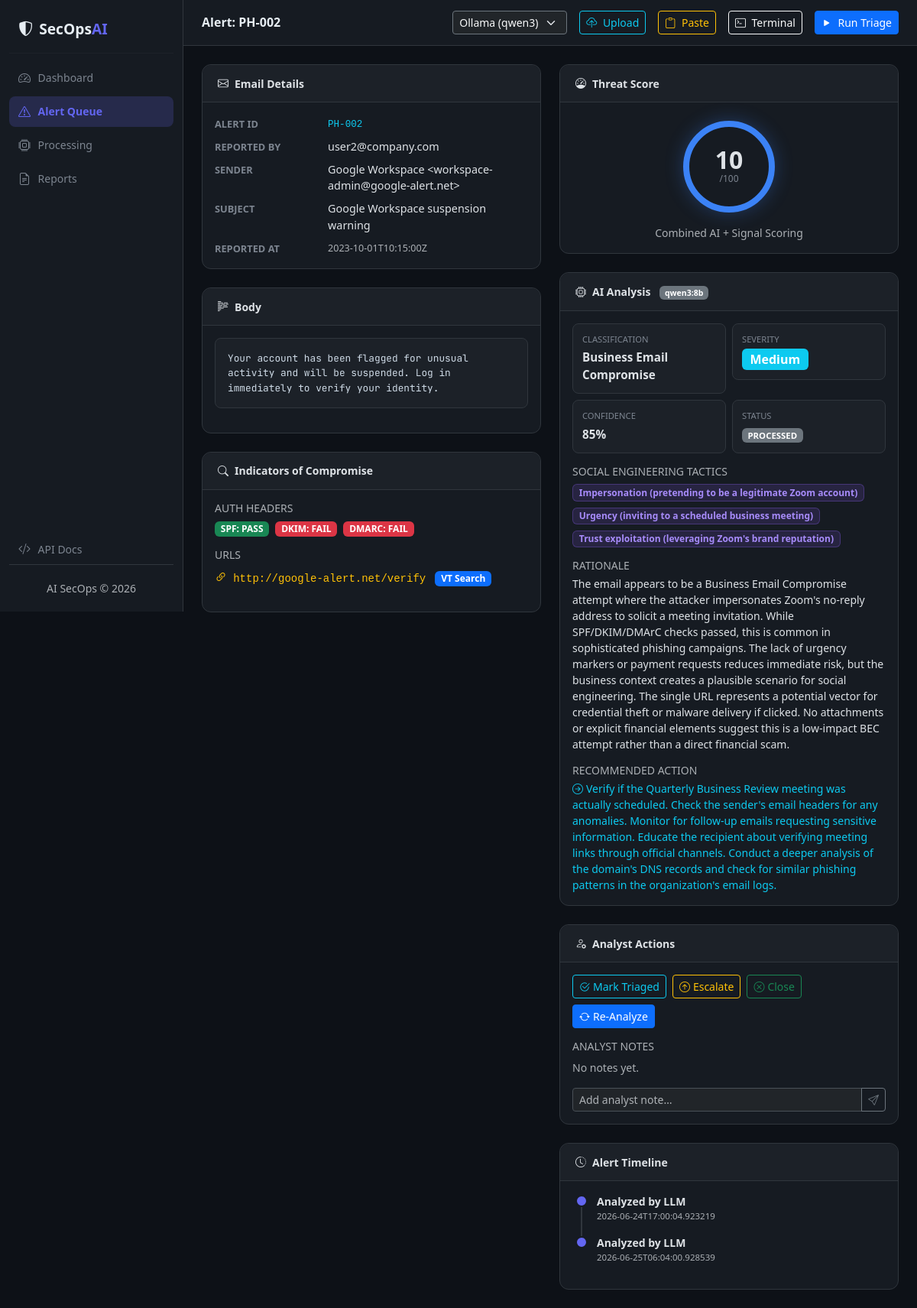
The page /alerts/PH-002 on the database its author committed.
### tables this page shows
CREATE TABLE alerts (
                    alert_id            TEXT PRIMARY KEY,
                    sender_email        TEXT,
                    sender_display_name TEXT,
                    subject             TEXT,
                    body_text           TEXT,
                    urls                TEXT,
                    attachments         TEXT,
                    spf                 TEXT,
                    dkim                TEXT,
                    dmarc               TEXT,
                    reported_by         TEXT,
                    reported_at         TEXT,
                    classification      TEXT,
                    severity            TEXT,
                    confidence          INTEGER,
                    threat_score        INTEGER,
                    status              TEXT DEFAULT 'NEW',
                    rationale           TEXT,
                    recommended_action  TEXT,
                    social_engineering_tactics TEXT,
                    processed_at        TEXT
                );

CREATE TABLE audit_log (
                    id          INTEGER PRIMARY KEY AUTOINCREMENT,
                    alert_id    TEXT,
                    action      TEXT,
                    note        TEXT,
                    timestamp   TEXT
                );

### app/routes/alerts.py (the view)
@router.get("/{alert_id}", name="alert_detail")
async def alert_detail(request: Request, alert_id: str):
    db    = request.app.state.db
    alert = db.get_alert(alert_id)
    if not alert:
        return request.app.state.templates.TemplateResponse("404.html", {"request": request}, status_code=404)
    _enrich(alert)
    audit = db.get_audit_log(alert_id)
    notes = db.get_notes(alert_id)
    return request.app.state.templates.TemplateResponse("alert_detail.html", {
        "request": request,
        "alert":   alert,
        "audit":   audit,
        "notes":   notes,
    })

### app/templates/alert_detail.html (shortened to what this page needs)
{% extends "base.html" %}
{% block page_title %}Alert: {{ alert.alert_id }}{% endblock %}
{% block content %}
<div class="row g-4">
  <div class="col-lg-6">
    <div class="card card-dark mb-4">
      <div class="card-header"><i class="bi bi-envelope me-2"></i>Email Details</div>
      <div class="card-body">
        <dl class="row mb-0 detail-dl">
          <dt>Alert ID</dt>
          <dd><code class="text-info">{{ alert.alert_id }}</code></dd>
          <dt>Reported By</dt>
          <dd>{{ alert.reported_by or '—' }}</dd>
          <dt>Sender</dt>
          <dd>{{ alert.sender_display_name or '' }} &lt;{{ alert.sender_email }}&gt;</dd>
          <dt>Subject</dt>
          <dd>{{ alert.subject }}</dd>
          <dt>Reported At</dt>
          <dd><small class="text-muted">{{ alert.reported_at }}</small></dd>
        </dl>
      </div>
    </div>
    <div class="card card-dark mb-4">
      <div class="card-header"><i class="bi bi-body-text me-2"></i>Body</div>
      <div class="card-body">
        <pre class="body-pre">{{ alert.body_text }}</pre>
      </div>
    </div>
    <div class="card card-dark mb-4">
      <div class="card-header"><i class="bi bi-search me-2"></i>Indicators of Compromise</div>
      <div class="card-body">
        <h6 class="small text-muted mb-2">AUTH HEADERS</h6>
        <div class="d-flex gap-2 mb-3 flex-wrap">
          <span class="badge {% if alert.spf == 'fail' %}bg-danger{% else %}bg-success{% endif %}">
            SPF: {{ alert.spf | upper }}
          </span>
          <span class="badge {% if alert.dkim == 'fail' %}bg-danger{% else %}bg-success{% endif %}">
            DKIM: {{ alert.dkim | upper }}
          </span>
          <span class="badge {% if alert.dmarc == 'fail' %}bg-danger{% else %}bg-success{% endif %}">
            DMARC: {{ alert.dmarc | upper }}
          </span>
        </div>
        {% if alert.urls_list %}
        <h6 class="small text-muted mb-2">URLS</h6>
        <ul class="list-unstyled mb-3">
          {% for u in alert.urls_list %}
          <li class="mb-1"><i class="bi bi-link-45deg text-warning me-1"></i>
            <code class="text-warning">{{ u }}</code>
            <a href="https://www.virustotal.com/gui/search?query={{ u | urlencode }}" target="_blank" class="badge bg-primary text-decoration-none ms-2">
              VT Search
            </a>
          </li>
          {% endfor %}
        </ul>
        {% endif %}
      </div>
    </div>
  </div>
  <div class="col-lg-6">
    <div class="card card-dark mb-4 border-{% if alert.threat_score >= 70 %}danger{% elif alert.threat_score >= 40 %}warning{% else %}info{% endif %}">
      <div class="card-header"><i class="bi bi-speedometer me-2"></i>Threat Score</div>
      <div class="card-body text-center">
        <div class="threat-score-ring
          {% if alert.threat_score >= 70 %}ring-critical{% elif alert.threat_score >= 40 %}ring-high{% else %}ring-low{% endif %}">
          <span class="score-value">{{ alert.threat_score or 0 }}</span>
          <span class="score-max">/100</span>
        </div>
        <div class="mt-2 text-muted small">Combined AI + Signal Scoring</div>
      </div>
    </div>
    <div class="card card-dark mb-4">
      <div class="card-header"><i class="bi bi-cpu me-2"></i>AI Analysis
        <span class="badge bg-secondary ms-2">qwen3:8b</span>
      </div>
      <div class="card-body">
        <div class="row g-2 mb-3">
          <div class="col-6">
            <div class="analysis-field">
              <div class="analysis-label">Classification</div>
              <div class="analysis-value">{{ alert.classification or '—' }}</div>
            </div>
          </div>
          <div class="col-6">
            <div class="analysis-field">
              <div class="analysis-label">Severity</div>
              <div class="analysis-value">
                <span class="badge bg-{% if alert.severity=='Critical' %}danger{% elif alert.severity=='High' %}warning{% elif alert.severity=='Medium' %}info{% else %}secondary{% endif %} fs-6">
                  {{ alert.severity or '—' }}
                </span>
              </div>
            </div>
          </div>
          <div class="col-6">
            <div class="analysis-field">
              <div class="analysis-label">Confidence</div>
              <div class="analysis-value fw-bold">{{ alert.confidence or 0 }}%</div>
            </div>
          </div>
          <div class="col-6">
            <div class="analysis-field">
              <div class="analysis-label">Status</div>
              <div class="analysis-value">
                <span class="badge bg-{{ alert.status_color }}">{{ alert.status }}</span>
              </div>
            </div>
          </div>
        </div>
        {% if alert.tactics_list %}
        <h6 class="small text-muted mb-2">SOCIAL ENGINEERING TACTICS</h6>
        <div class="d-flex flex-wrap gap-2 mb-3">
          {% for t in alert.tactics_list %}
          <span class="badge bg-purple-subtle text-purple border border-purple-subtle">{{ t }}</span>
          {% endfor %}
        </div>
        {% endif %}
        <h6 class="small text-muted mb-1">RATIONALE</h6>
        <p class="small mb-3">{{ alert.rationale or '—' }}</p>
        <h6 class="small text-muted mb-1">RECOMMENDED ACTION</h6>
        <p class="small text-info mb-0">
          <i class="bi bi-arrow-right-circle me-1"></i>{{ alert.recommended_action or '—' }}
        </p>
      </div>
    </div>
    <div class="card card-dark mb-4">
      <div class="card-header"><i class="bi bi-person-gear me-2"></i>Analyst Actions</div>
      <div class="card-body">
        <div class="d-flex flex-wrap gap-2 mb-3">
          <form method="POST" action="/alerts/{{ alert.alert_id }}/status">
            <button class="btn btn-sm btn-outline-info" type="submit">
              <i class="bi bi-check2-circle me-1"></i>Mark Triaged
            </button>
          </form>
          <form method="POST" action="/alerts/{{ alert.alert_id }}/status">
            <button class="btn btn-sm btn-outline-warning" type="submit">
              <i class="bi bi-arrow-up-circle me-1"></i>Escalate
            </button>
          </form>
          <form method="POST" action="/alerts/{{ alert.alert_id }}/status">
            <button class="btn btn-sm btn-outline-success" type="submit">
              <i class="bi bi-x-circle me-1"></i>Close
            </button>
          </form>
          <button class="btn btn-sm btn-primary" type="button"
                  hx-post="/api/reanalyze/{{ alert.alert_id }}" hx-swap="none"
                  onclick="this.disabled=true; this.innerHTML='<i class=\'bi bi-arrow-repeat spin me-1\'></i>Analyzing...'; showToast('Re-Analysis Started', 'Qwen is analyzing this alert. The page will auto-reload in 10 seconds.', 'info'); setTimeout(()=>{window.location.reload()}, 10000)">
            <i class="bi bi-arrow-repeat me-1"></i>Re-Analyze
          </button>
        </div>
        <h6 class="small text-muted mb-2">ANALYST NOTES</h6>
        {% for n in notes %}
        <div class="note-bubble mb-2">
          <div class="note-text">{{ n.note }}</div>
          <div class="note-time text-muted">{{ n.created_at }}</div>
        </div>
        {% else %}
        <p class="text-muted small">No notes yet.</p>
        {% endfor %}
        <form method="POST" action="/alerts/{{ alert.alert_id }}/note" class="mt-2">
          <div class="input-group input-group-sm">
            <input class="form-control"
                   name="note" placeholder="Add analyst note…" required/>
            <button class="btn btn-outline-secondary" type="submit">
              <i class="bi bi-send"></i>
            </button>
          </div>
        </form>
      </div>
    </div>
    <div class="card card-dark">
      <div class="card-header"><i class="bi bi-clock-history me-2"></i>Alert Timeline</div>
      <div class="card-body p-0">
        <ul class="timeline-list">
          {% for e in audit %}
          <li class="timeline-item">
            <span class="timeline-dot"></span>
            <div class="timeline-content">
              <div class="timeline-action">{{ e.action }}</div>
              <div class="timeline-time text-muted">{{ e.timestamp }}</div>
            </div>
          </li>
          {% else %}
          <li class="timeline-item"><span class="timeline-dot"></span>
            <div class="timeline-content text-muted small">No events yet.</div>
          </li>
          {% endfor %}
        </ul>
      </div>
    </div>
  </div>
</div>
{% endblock %}

### app/static/css/main.css (style rules this page uses)
:root { --bg: #0d1117; --surface: #161b22; --surface-2: #1c2128; --border: #30363d; --text: #e6edf3; --text-muted: #7d8590; --accent: #6366f1; --accent-glow: rgba(99,102,241,.2); --sidebar-w: 240px; font-family: 'Inter', system-ui, sans-serif; }
html, body { height: 100%; background: var(--bg); color: var(--text); }
.card-dark { background: var(--surface) !important; border: 1px solid var(--border) !important; border-radius: 12px; }
.card-dark .card-header { background: var(--surface-2) !important; border-bottom: 1px solid var(--border); font-weight: 600; font-size: .875rem; border-radius: 12px 12px 0 0 !important; padding: .85rem 1.25rem; }
.bg-purple-subtle { background: rgba(139,92,246,.15); }
.text-purple { color: #a78bfa; }
.border-purple-subtle { border-color: rgba(139,92,246,.3) !important; }
.threat-score-ring { display: inline-flex; flex-direction: column; align-items: center; justify-content: center; width: 120px; height: 120px; border-radius: 50%; border: 8px solid; margin: .5rem auto; }
.ring-low { border-color: #3b82f6; box-shadow: 0 0 24px rgba(59,130,246,.3); }
.score-value { font-size: 2rem; font-weight: 800; line-height: 1; }
.score-max { font-size: .75rem; color: var(--text-muted); }
.detail-dl { display: grid; grid-template-columns: 140px 1fr; gap: .5rem; }
.detail-dl dt { font-size: .8rem; text-transform: uppercase; color: var(--text-muted); align-self: start; padding-top: .15rem; }
.detail-dl dd { margin: 0; font-size: .9rem; }
.body-pre { white-space: pre-wrap; word-break: break-word; background: var(--surface-2); border-radius: 8px; padding: 1rem; font-family: 'JetBrains Mono', monospace; font-size: .8rem; color: #cdd9e5; border: 1px solid var(--border); max-height: 200px; overflow-y: auto; }
.analysis-field { background: var(--surface-2); border: 1px solid var(--border); border-radius: 8px; padding: .75rem; }
.analysis-label { font-size: .7rem; text-transform: uppercase; color: var(--text-muted); margin-bottom: .25rem; }
.analysis-value { font-weight: 600; font-size: .95rem; }
.timeline-list { list-style: none; padding: 1rem 1.25rem; margin: 0; }
.timeline-item { display: flex; gap: .75rem; position: relative; padding-bottom: 1rem; }
.timeline-item:not(:last-child)::before { content: ''; position: absolute; left: 7px; top: 18px; width: 2px; height: calc(100% - 4px); background: var(--border); }
.timeline-dot { width: 16px; height: 16px; border-radius: 50%; background: var(--accent); flex-shrink: 0; margin-top: 2px; border: 2px solid var(--surface); }
.timeline-action { font-size: .875rem; font-weight: 600; }
.timeline-time { font-size: .72rem; }

### rows shown on the page
alerts: alert_id "PH-002", reported_by "user2@company.com", sender_display_name "Google Workspace", sender_email "workspace-admin@google-alert.net", subject "Google Workspace suspension warning", reported_at "2023-10-01T10:15:00Z", body_text "Your account has been flagged for unusual activity and will be suspended. Log in immediately to verify your identity.", spf "PASS", dkim "FAIL", dmarc "FAIL", threat_score "10", classification "Business Email Compromise", severity "Medium", confidence "85", status "PROCESSED", rationale "The email appears to be a Business Email Compromise attempt where the attacker impersonates Zoom's no-reply address to solicit a meeting invitation. While SPF/DKIM/DMArC checks passed, this is common in sophisticated phishing campaigns. The lack of urgency markers or payment requests reduces immediate risk, but the business context creates a plausible scenario for social engineering. The single URL represents a potential vector for credential theft or malware delivery if clicked. No attachments or explicit financial elements suggest this is a low-impact BEC attempt rather than a direct financial scam.", recommended_action "Verify if the Quarterly Business Review meeting was actually scheduled. Check the sender's email headers for any anomalies. Monitor for follow-up emails requesting sensitive information. Educate the recipient about verifying meeting links through official channels. Conduct a deeper analysis of the domain's DNS records and check for similar phishing patterns in the organization's email logs."
audit_log: action "Analyzed by LLM", timestamp "2026-06-24T17:00:04.923219"
audit_log: action "Analyzed by LLM", timestamp "2026-06-25T06:04:00.928539"

### other values the page prints
{{ u }} "http://google-alert.net/verify"
{{ t }} "Impersonation (pretending to be a legitimate Zoom account)" "Urgency (inviting to a scheduled business meeting)" "Trust exploitation (leveraging Zoom's brand reputation)"
